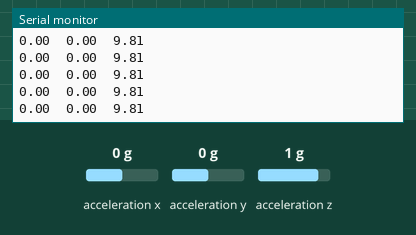
Bench run of a sketch on a simulated Arduino Uno, built with avr-gcc and run on an emulated ATmega328P. On the bench: the last lines printed to the serial monitor. The test bench sets the inputs (shaded band); at power-on: acceleration x 0 g, acceleration y 0 g, acceleration z 1 g.

Above: at 1.2 s.
1.3 s: acceleration x set to -1.4 g
At 2.4 s:
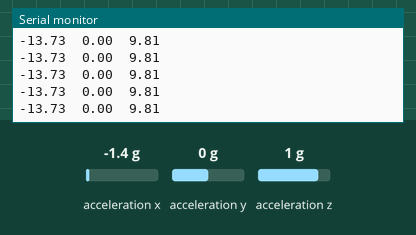
2.8 s: acceleration y set to -1.4 g
At 3.6 s:
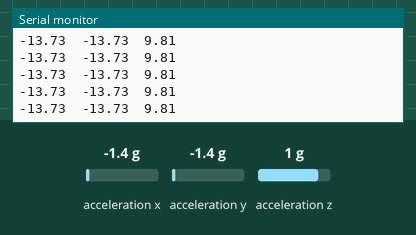
5.8 s: acceleration z set to -1.4 g
At 6.4 s:
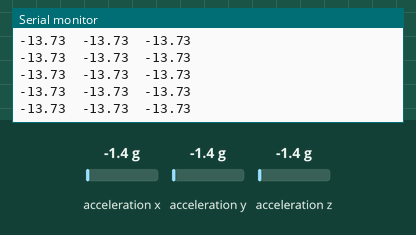
7.3 s: acceleration x set to -0.8 g
At 8.4 s:
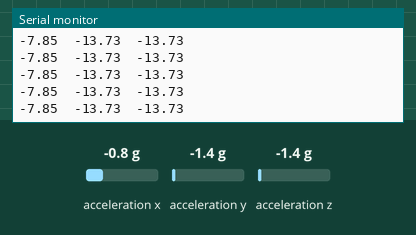
Timing chart, 0 to 10.3 s (numbered marks = the images above; inputs shaded):
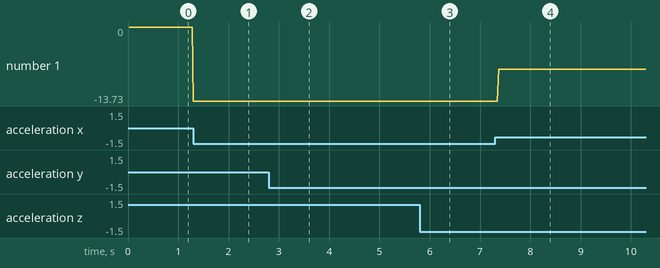

The sketch:

Niclav_Acc_Data_Capture.ino
```cpp
/*
 * Based on Edge Impulse Data Forwarder Exampe (Arduino)
  - https://docs.edgeimpulse.com/docs/cli-data-forwarder
 * Developed by M.Rovai @11May23
 */

/* Include ----------------------------------------------------------------- */
#include <Arduino_LSM6DSOX.h>

/* Constant defines -------------------------------------------------------- */
#define CONVERT_G_TO_MS2 9.80665f
#define FREQUENCY_HZ        50
#define INTERVAL_MS         (1000 / (FREQUENCY_HZ + 1))

static unsigned long last_interval_ms = 0;

void setup() {
  Serial.begin(9600);
  while (!Serial);

  if (!IMU.begin()) {
    Serial.println("Failed to initialize IMU!");
    while (1);
  }
}

void loop() {
  float x, y, z;

  if (millis() > last_interval_ms + INTERVAL_MS) {
    last_interval_ms = millis();

    if (IMU.accelerationAvailable()) {
      // read raw accelleration measurements from device
      IMU.readAcceleration(x, y, z);

      // converting to m/s2
      float ax_m_s2 = x * CONVERT_G_TO_MS2;
      float ay_m_s2 = y * CONVERT_G_TO_MS2;
      float az_m_s2 = z * CONVERT_G_TO_MS2;

      Serial.print(ax_m_s2);
      Serial.print("\t");
      Serial.print(ay_m_s2);
      Serial.print("\t");
      Serial.println(az_m_s2);
    }
  }
}
```

Measured:
- after the input at 1.3 s, the serial monitor: prints a new line at once (image 1)
- after the input at 2.8 s, the serial monitor: prints a new line at once (image 2)
- after the input at 5.8 s, the serial monitor: prints a new line after 0.08 s (image 3)
- after the input at 7.3 s, the serial monitor: prints a new line after 0.07 s (image 4)
- plotted number 1: 0 → -13.73 after the input at 1.3 s, -13.73 → -7.85 after the input at 7.3 s
